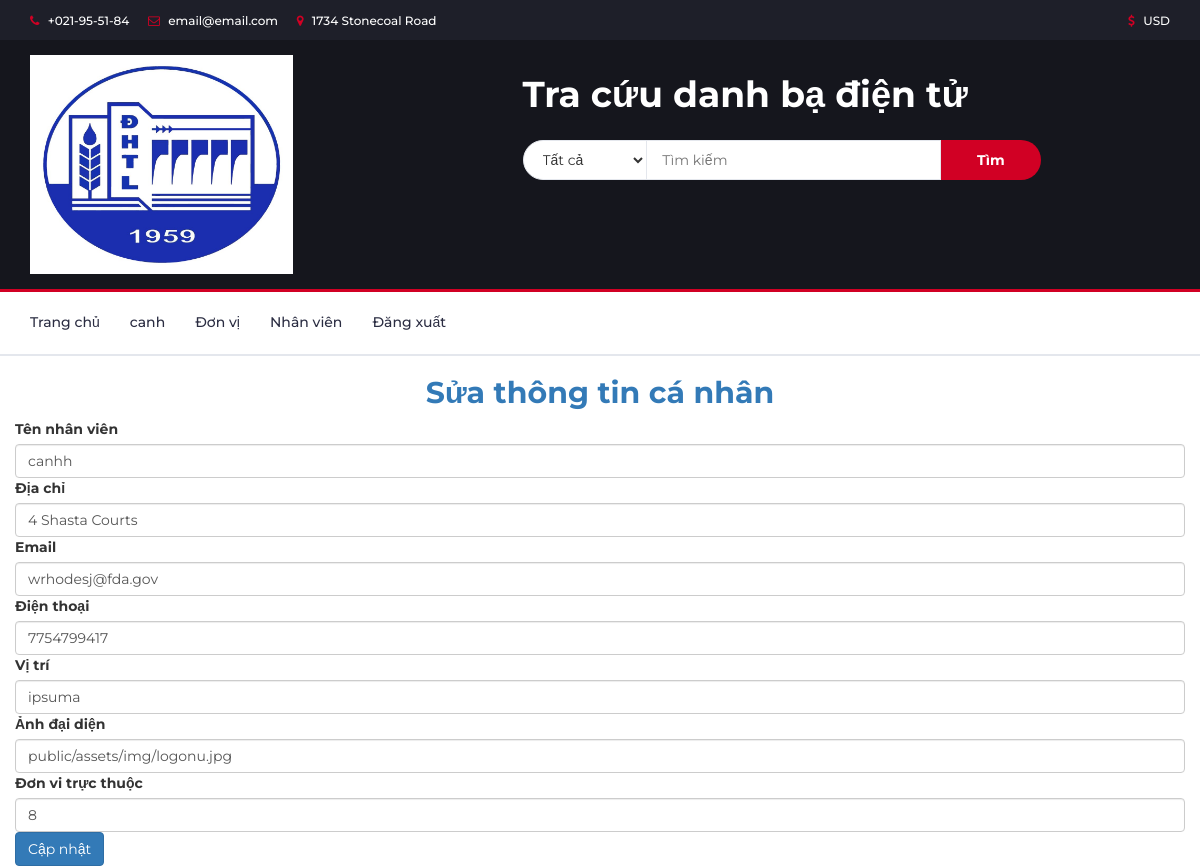
Screenshot of /index.php?controller=current&action=profile&msg=canh&idd=20 (signed in) with the database file from the repository.
### tables this page shows
CREATE TABLE IF NOT EXISTS `employees` (
  `employeeID` int NOT NULL AUTO_INCREMENT,
  `fullname` varchar(30) DEFAULT NULL,
  `address` varchar(50) DEFAULT NULL,
  `email` char(30) DEFAULT NULL,
  `mobilePhone` char(10) DEFAULT NULL,
  `positionn` varchar(50) DEFAULT NULL,
  `avatar` char(50) DEFAULT NULL,
  `departmentID` int DEFAULT NULL,
  PRIMARY KEY (`employeeID`),
  KEY `departmentID` (`departmentID`),
  CONSTRAINT `employees_ibfk_1` FOREIGN KEY (`departmentID`) REFERENCES `departments` (`departmentID`)
);

### controllers/CurrentController.php (called while the page is built, shortened)
<?php
require_once root . '/service/EmployeeService.php';
class CurrentController
{
    public function profile()
    {
        $id = $_GET['idd'];
        $employeeService = new EmployeeService();
        $employee = $employeeService->getEmployeeById($id);
        include root . '/views/usercurrent/profile.php';
    }
}

### index.php (called while the page is built, shortened)
<?php
if (isset($_GET['action'])) {
    $action = $_GET['action'];
} else {
    $action = 'index';
}
$myController = new $controller();
$myController->$action();

### service/EmployeeService.php (called while the page is built, shortened)
<?php
require_once root.'/models/Employee.php';
class EmployeeService
{
    public function getEmployeeById($id)
    {
        $dbConnections = new DBConnection();
        $conn = $dbConnections->getConnection();
        if ($conn != null){
            $sql = "select * from employees where employeeID=?";
            $stmt = $conn->prepare($sql);
            $stmt->execute([$id]);
            if($stmt->rowCount() > 0){
                $row = $stmt->fetch(PDO::FETCH_ASSOC);
                $employee = new Employee($id, $row['fullname'], $row['address'], $row['email'], $row['mobilePhone'], $row['positionn'], $row['avatar'], $row['departmentID']);
                return $employee;
            }
        }
        return null;
    }
}

### models/Employee.php (called while the page is built, shortened)
<?php
class Employee
{
    private $fullname;
    private $address;
    private $email;
    private $phone;
    private $position;
    private $avatar;
    private $departmentID;
    public function getFullname()
    {
        return $this->fullname;
    }
    public function getAddress()
    {
        return $this->address;
    }
    public function getEmail()
    {
        return $this->email;
    }
    public function getPhone()
    {
        return $this->phone;
    }
    public function getPosition()
    {
        return $this->position;
    }
    public function getAvatar()
    {
        return $this->avatar;
    }
    public function getDepartmentID()
    {
        return $this->departmentID;
    }
    public function __construct($id, $fullname, $address, $email, $phone, $position, $avatar, $departmentID)
    {
        $this->fullname = $fullname;
        $this->address = $address;
        $this->email = $email;
        $this->phone = $phone;
        $this->position = $position;
        $this->avatar = $avatar;
        $this->departmentID = $departmentID;
    }
}

### views/usercurrent/profile.php (the view, shortened to what this page needs)
<?php
require_once "layout/header.php";
if(isset($_GET['msg']) && isset($_GET['idd']) ){
    $user = $_GET['msg'];
    $id = $_GET['idd'];
}
else{
    $user="";
}
?>
<main class="mt-3">
    <div class="container">
        <div class="row" style="margin-top: 20px">
            <div class="col-md">
                <h2 class="text-center text-primary">Sửa thông tin cá nhân</h2>
                <form action="index.php?controller=current&action=profile&msg=<?=$user?>&idd=<?= $id?>"" method="post">
                    <div class="mb-4">
                        <label for="username" class="form-label">Tên nhân viên</label>
                        <input class="form-control" type="text" name="username" id="username" value="<?= $employee->getFullname(); ?>">
                    </div>
                    <div class="mb-4">
                        <label for="pass" class="form-label">Địa chỉ </label>
                        <input class="form-control" type="text" name="address" id="address" value="<?= $employee->getAddress(); ?>">
                    </div>
                    <div class="mb-4">
                        <label for="email" class="form-label">Email </label>
                        <input class="form-control" type="email" name="email" id="email" value="<?= $employee->getEmail(); ?>">
                    </div>
                    <div class="mb-4">
                        <label for="pass" class="form-label">Điện thoại</label>
                        <input class="form-control" type="number" name="phone" id="phone" value="<?= $employee->getPhone(); ?>">
                    </div>
                    <div class="mb-4">
                        <label for="pass" class="form-label">Vị trí</label>
                        <input class="form-control" type="text" name="position" id="position" value="<?= $employee->getPosition(); ?>">
                    </div>
                    <div class="mb-4">
                        <label for="pass" class="form-label">Ảnh đại diện</label>
                        <input class="form-control" type="text" name="avatar" id="avatar" value="<?= $employee->getAvatar(); ?>">
                    </div>
                    <div class="mb-4">
                        <label for="pass" class="form-label">Đơn vi trực thuộc</label>
                        <input class="form-control" type="text" name="departmentID" id="departmentID" value="<?= $employee->getDepartmentID(); ?>">
                    </div>
                    <button class="btn btn-primary" type="submit">Cập nhật</button>
                </form>
            </div>
        </div>
    </div>
</main>
</body>
</html>

### public/assets/css/style.css (style rules this page uses)
body { font-family: 'Montserrat', sans-serif; font-weight: 400; color: #333; }
h1, h2, h3, h4, h5, h6 { color: #2B2D42; font-weight: 700; margin: 0 0 10px; }

### rows the page displays
employees: username "canhh", address "4 Shasta Courts", email "wrhodesj@fda.gov", phone "7754799417", position "ipsuma", avatar "public/assets/img/logonu.jpg", departmentID "8"

### other values shown
$user "canh"
